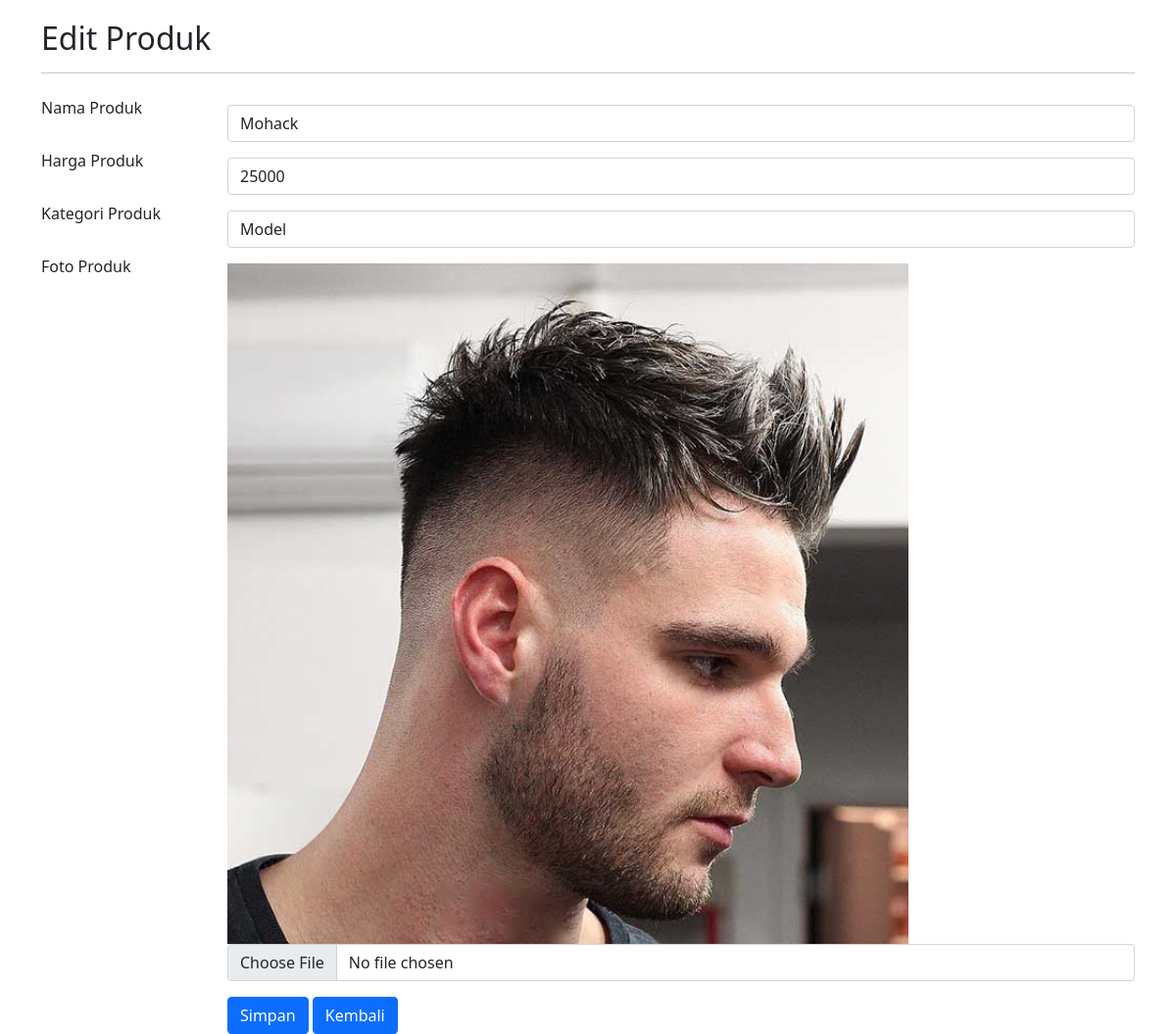
Screenshot of /admin/admin-edit.php?Id_Produk=16 with the database file from the repository.
### tables this page shows
CREATE TABLE `produk` (
  `Id_Produk` int(255) NOT NULL,
  `Nama_Produk` varchar(255) NOT NULL,
  `Harga_Produk` int(255) NOT NULL,
  `Kategori_Produk` varchar(255) NOT NULL,
  `Foto_Produk` varchar(255) NOT NULL
);

### admin/admin-edit.php (the view, shortened to what this page needs)
<!doctype html>
<html lang="en">
<head>
    <link href="https://cdn.jsdelivr.net/npm/bootstrap@5.0.2/dist/css/bootstrap.min.css" rel="stylesheet">
</head>
<?php
require '../koneksi.php';
$id = $_GET['Id_Produk'];
$sql = "Select * From produk where Id_Produk = '$id'";
$query = mysqli_query($koneksi, $sql);
$data = mysqli_fetch_assoc($query);
?>
<body>
    <div class="container" style="margin-top:20px">
        <h2>Edit Produk</h2>
        <hr>
        <form action="" method="POST" enctype="multipart/form-data">
            <div class="form-group row">
                <label class="col-sm-2 col-form-label">Nama Produk</label>
                <div class="col-sm-10 mt-3">
                    <input type="text" name="nama_produk" value="<?php echo $data['Nama_Produk']; ?>" class="form-control" size="4" required>
                </div>
            </div>
            <div class="form-group row">
                <label class="col-sm-2 col-form-label">Harga Produk</label>
                <div class="col-sm-10 mt-3">
                    <input type="number" min="1" step="any" name="harga" value="<?php echo $data['Harga_Produk']; ?>" class="form-control" required>
                </div>
            </div>
            <div class="form-group row">
                <label class="col-sm-2 col-form-label">Kategori Produk</label>
                <div class="col-sm-10 mt-3">
                    <input type="text" name="kategori" value="<?php echo $data['Kategori_Produk']; ?>" class="form-control" required>
                </div>
            </div>
            <div class="form-group row">
                <label class="col-sm-2 col-form-label">Foto Produk</label>
                <div class="col-sm-10 mt-3">
                    <img src="../upload/<?php echo $data['Foto_Produk']; ?>" alt="<?php echo $data['Nama_Produk']; ?>" width="75%">
                    <input type="file" name="foto_produk" class="form-control">
                </div>
            </div>
            <div class="form-group row">
                <label class="col-sm-2 col-form-label">&nbsp;</label>
                <div class="col-sm-10 mt-3">
                    <input type="submit" name="submit" class="btn btn-primary" value="Simpan">
                    <input type="button" onClick="javascript:history.back()" class="btn btn-primary" value="Kembali">
                </div>
            </div>
        </form>
    </div>

### rows the page displays
produk: nama_produk "Mohack", harga "25000", kategori "Model", Foto_Produk (picture)
